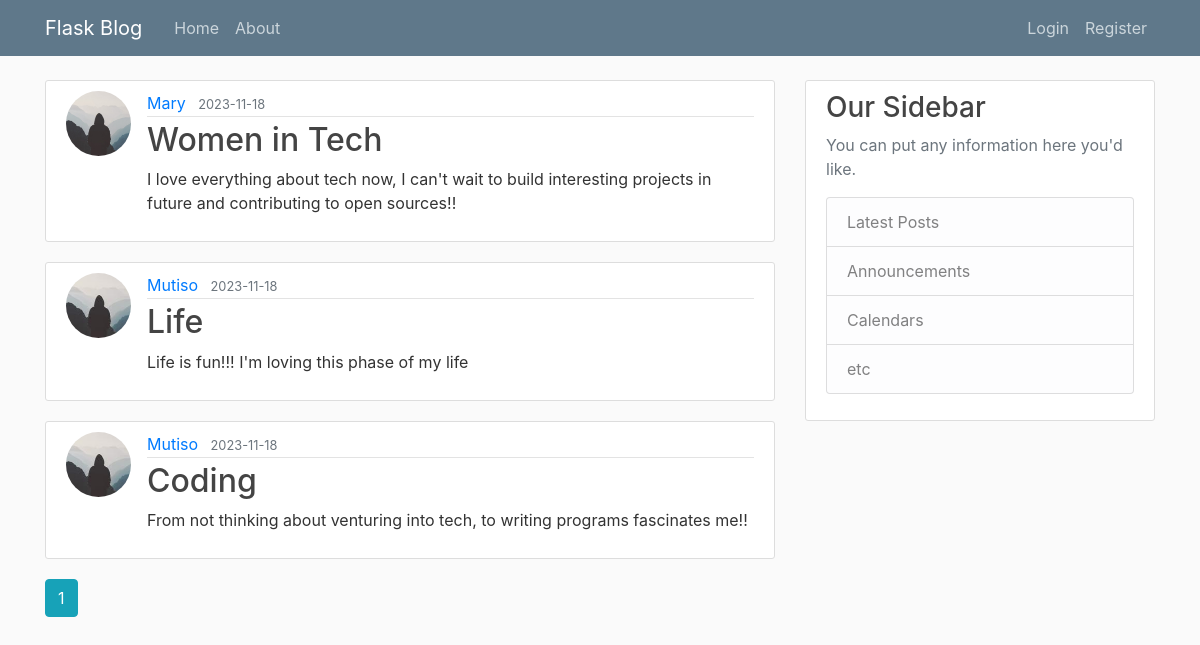
The page /home on the database its author committed.
### flaskblog/models.py (models this page shows, shortened)
class Post(db.Model):
    id = db.Column(db.Integer, primary_key=True)
    title = db.Column(db.String(100), nullable=False)
    date_posted = db.Column(db.DateTime, nullable=False, default=datetime.utcnow)
    content = db.Column(db.Text, nullable=False)
    user_id = db.Column(db.Integer, db.ForeignKey('user.id'), nullable=False)

class User(db.Model, UserMixin):
    id = db.Column(db.Integer, primary_key=True)
    username = db.Column(db.String(20), unique=True, nullable=False)
    email = db.Column(db.String(120), unique=True, nullable=False)
    image_file = db.Column(db.String(20), nullable=False, default='default.jpg')
    password = db.Column(db.String(60), nullable=False)
    posts = db.relationship('Post', backref='author', lazy=True)

### flaskblog/routes.py (the view)
@app.route("/")
@app.route("/home")
def home():
    page = request.args.get('page', 1, type=int)
    posts = Post.query.order_by(Post.date_posted.desc()).paginate(page=page, per_page=5)
    return render_template('home.html', posts=posts)

### flaskblog/templates/home.html
{% extends "layout.html" %} {% block content %} {% for post in posts.items %}
<article class="media content-section">
  <img
    class="rounded-circle article-img"
    src="{{ url_for('static', filename='profile_pics/' + post.author.image_file) }}"
  />
  <div class="media-body">
    <div class="article-metadata">
      <a
        class="mr-2"
        href="{{ url_for('user_posts', username=post.author.username) }}"
        >{{ post.author.username }}</a
      >
      <small class="text-muted"
        >{{ post.date_posted.strftime('%Y-%m-%d') }}</small
      >
    </div>
    <h2>
      <a class="article-title" href="{{ url_for('post', post_id=post.id) }}"
        >{{ post.title }}</a
      >
    </h2>
    <p class="article-content">{{ post.content }}</p>
  </div>
</article>
{% endfor %} {% for page_num in posts.iter_pages(left_edge=1, right_edge=1,
left_current=1, right_current=2) %} {% if page_num %} {% if posts.page ==
page_num %}
<a class="btn btn-info mb-4" href="{{ url_for('home', page=page_num) }}"
  >{{ page_num }}</a
>
{% else %}
<a class="btn btn-outline-info mb-4" href="{{ url_for('home', page=page_num) }}"
  >{{ page_num }}</a
>
{% endif %} {% else %} ... {% endif %} {% endfor %} {% endblock content %}

### flaskblog/templates/layout.html (shortened to what this page needs)
<!DOCTYPE html>
<html>
<head>
    <link rel="stylesheet" href="https://maxcdn.bootstrapcdn.com/bootstrap/4.0.0/css/bootstrap.min.css">
    <link rel="stylesheet" type="text/css" href="{{ url_for('static', filename='main.css') }}">
</head>
<body>
    <header class="site-header">
      <nav class="navbar navbar-expand-md navbar-dark bg-steel fixed-top">
        <div class="container">
          <a class="navbar-brand mr-4" href="/">Flask Blog</a>
          <div class="collapse navbar-collapse" id="navbarToggle">
            <div class="navbar-nav mr-auto">
              <a class="nav-item nav-link" href="{{ url_for('home') }}">Home</a>
              <a class="nav-item nav-link" href="{{ url_for('about') }}">About</a>
            </div>
            <div class="navbar-nav">
              {% if current_user.is_authenticated %}
                <a class="nav-item nav-link" href="{{ url_for('new_post') }}">New Post</a>
                <a class="nav-item nav-link" href="{{ url_for('account') }}">Account</a>
                <a class="nav-item nav-link" href="{{ url_for('logout') }}">Logout</a>
              {% else %}
                <a class="nav-item nav-link" href="{{ url_for('login') }}">Login</a>
                <a class="nav-item nav-link" href="{{ url_for('register') }}">Register</a>
              {% endif %}
            </div>
          </div>
        </div>
      </nav>
    </header>
    <main role="main" class="container">
      <div class="row">
        <div class="col-md-8">
          {% block content %}{% endblock %}
        </div>
        <div class="col-md-4">
          <div class="content-section">
            <h3>Our Sidebar</h3>
            <p class='text-muted'>You can put any information here you'd like.
              <ul class="list-group">
                <li class="list-group-item list-group-item-light">Latest Posts</li>
                <li class="list-group-item list-group-item-light">Announcements</li>
                <li class="list-group-item list-group-item-light">Calendars</li>
                <li class="list-group-item list-group-item-light">etc</li>
              </ul>
            </p>
          </div>
        </div>
      </div>
    </main>
</body>
</html>

### flaskblog/static/main.css (style rules this page uses)
body { background: #fafafa; color: #333333; margin-top: 5rem; }
h1, h2, h3, h4, h5, h6 { color: #444444; }
.bg-steel { background-color: #5f788a; }
.site-header .navbar-nav .nav-link { color: #cbd5db; }
.content-section { background: #ffffff; padding: 10px 20px; border: 1px solid #dddddd; border-radius: 3px; margin-bottom: 20px; }
.article-title { color: #444444; }
.article-content { white-space: pre-line; }
.article-img { height: 65px; width: 65px; margin-right: 16px; }
.article-metadata { padding-bottom: 1px; margin-bottom: 4px; border-bottom: 1px solid #e3e3e3 }

### rows shown on the page
Post: image_file (placeholder picture), author.username "Mary", date_posted "2023-11-18", title "Women in Tech", content "I love everything about tech now, I can't wait to build interesting projects in future and contributing to open sources!!"
Post: image_file (picture), author.username "Mutiso", date_posted "2023-11-18", title "Life", content "Life is fun!!! I'm loving this phase of my life"
Post: image_file (picture), author.username "Mutiso", date_posted "2023-11-18", title "Coding", content "From not thinking about venturing into tech, to writing programs fascinates me!!"

### other values the page prints
{{ page_num }} "1"
